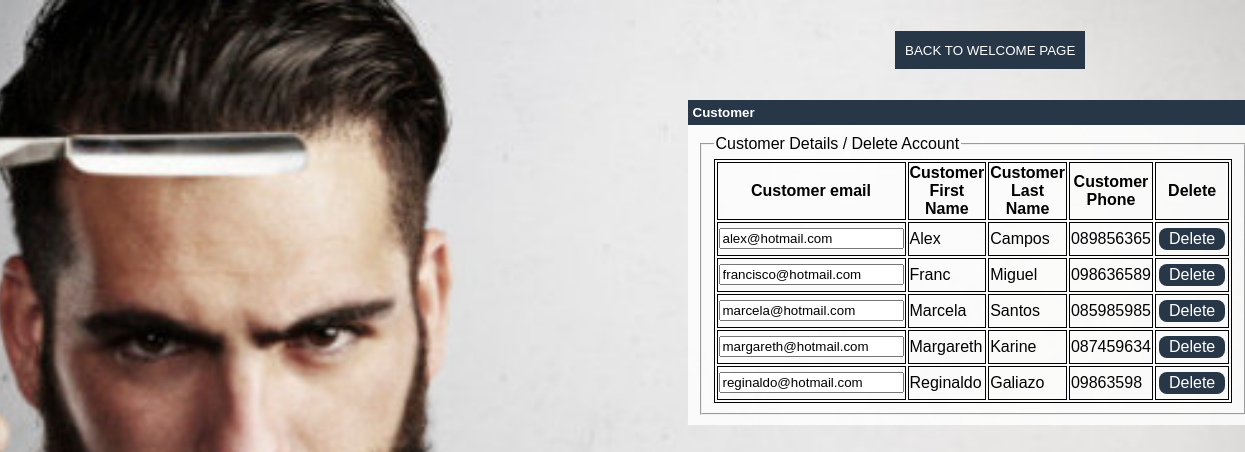
/_adm/viewCustomerDetails.php (signed in), run on the app's committed database.
### tables this page shows
CREATE TABLE `customer` (
  `customer_email` varchar(220) NOT NULL,
  `admin_emaill` varchar(220) DEFAULT NULL,
  `customer_password` varchar(12) NOT NULL,
  `customer_first_name` varchar(220) NOT NULL,
  `customer_last_name` varchar(220) NOT NULL,
  `customer_phone` varchar(12) NOT NULL
);

### _adm/viewCustomerDetails.php (the view, shortened to what this page needs)
<?php
include('../_includes/connect.php');
?>
<!DOCTYPE html>
<html>
<head>
	<link rel="stylesheet" href="../_css/styles.css"/>
</head>
</head>
<body>
	<nav id="menuAfterLogin">
		<ul type = "circle">
			<li><a href="welcomeAdm.php"> Back to welcome Page </a></li>
		</ul>
	</nav>
	<div class="lpadrao">
		<fieldset><legend>Customer Details / Delete Account</legend>
			<table>
				<tr>
					<th>Customer email</th>
					<th>Customer First Name</th>
					<th>Customer Last Name</th>
					<th>Customer Phone</th>
					<th>Delete </th>
				</tr>
			</fieldset>
		</div>
		<?php
		$sql = "SELECT * FROM `customer`  ";
		$records = mysqli_query($link, $sql);
		while($row = mysqli_fetch_array($records)){
			echo "<tr><form action=deleteCustomer.php method=post>";
			echo"<td><input type= text name=email value='".$row['customer_email']."'></td>";
			echo"<td>".$row['customer_first_name']."</td>";
			echo"<td>".$row['customer_last_name']."</td>";
			echo"<td>".$row['customer_phone']."</td>";
			echo"<td><input type=submit class=button name=delete value=Delete>";
			echo"</form></tr>";
		}
		?>
	</body>
	</html>

### _css/styles.css (style rules this page uses)
html { font: 12pt Arial; }
body { background: url(barber6.jpg) no-repeat center center fixed; background-size: cover; background-size: cover; background-size: cover; background-size: cover; }
nav#menuAfterLogin { display:block; }
nav#menuAfterLogin ul { list-style: none; text-transform: uppercase; position: absolute; top: 10px; left: 850px; }
nav#menuAfterLogin li { display: inline-block; background-color: #273747; padding: 10px; margin: 5px; transition: background-color:1s; }
nav#menuAfterLogin a { color: #ffffff; text-decoration: none; }
div.lpadrao::before { content: " Customer "; font: 10pt Arial; font-weight: bold; color: white; background-color: #273747; padding: 5px; display: block; position: relative; top: -10px; left: -10px; width: 560px; }
div.lpadrao { background-color: rgba(255,255,255,.8); margin: 100px auto 100px auto; padding: 10px; width: 550px; position: relative; left: 350px; }
.button { background-color: #273747; border: none; color: white; padding: 2px 10px; text-align: center; text-decoration: none; display: inline-block; font-size: 16px; margin: 4px 2px; cursor: pointer; border-radius: 8px; }
a { color: #273747; text-decoration: none; font-weight: bold; font: 10pt Helvetica; }

### _adm/viewCustomerDetails.php (style rules this page uses)
table, th, td { border: 1px solid black; }

### data on the page
customer: email "alex@hotmail.com", customer_first_name "Alex", customer_last_name "Campos", customer_phone "089856365"
customer: email "francisco@hotmail.com", customer_first_name "Franc", customer_last_name "Miguel", customer_phone "098636589"
customer: email "marcela@hotmail.com", customer_first_name "Marcela", customer_last_name "Santos", customer_phone "085985985"
customer: email "margareth@hotmail.com", customer_first_name "Margareth", customer_last_name "Karine", customer_phone "087459634"
customer: email "reginaldo@hotmail.com", customer_first_name "Reginaldo", customer_last_name "Galiazo", customer_phone "09863598"
